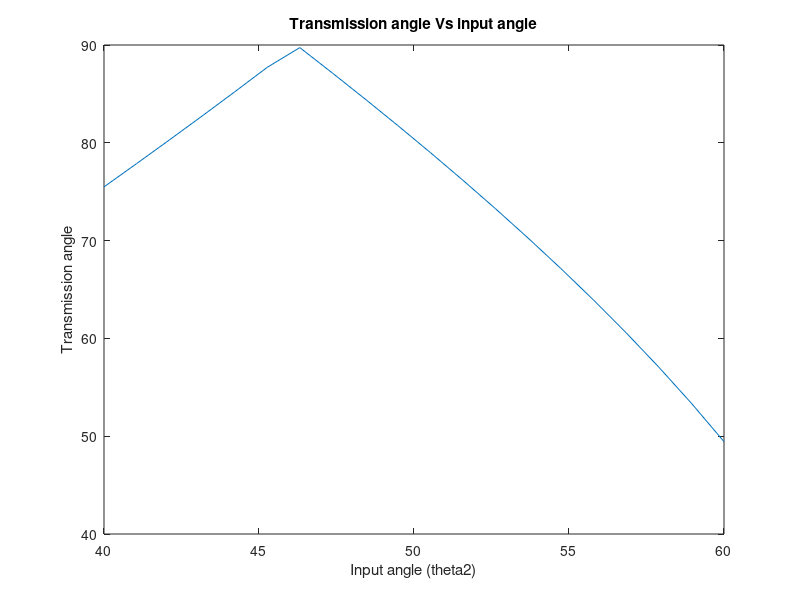

MATLAB code for this plot:
%Using Least Square Method
format long g %to prevent e from forming in the output

theta2=[40,45,50,55,60];
theta4=[70,76,83,91,100];
% Fixed Link
d=180;

%Matrix of the Least Square Method Formula
A = [sum((cosd(theta4)).^2), -sum(cosd(theta2).*cosd(theta4)), sum(cosd(theta4));
    sum(cosd(theta4).*cosd(theta2)), -sum((cosd(theta2)).^2), sum(cosd(theta2));
    sum(cosd(theta4)), -sum(cosd(theta2)),5];

B = [(sum(cosd(theta4).*cosd(theta2-theta4)));
    (sum(cosd(theta2).*cosd(theta2-theta4)));
    (sum(cosd(theta2-theta4)))];

x = A\B;

% Link length ratios
K1 = x(1)
K2 = x(2)
K3 = x(3)

% Determine the lengths of the other links
a = abs(d/K1) 
c = abs(d/K2) 
b = sqrt(abs(K3*(2*a*c)-a.^2-c.^2-d.^2))


% Compute the transmission angles for the given range of input angles
theta2_trans=linspace(40,60,20)
transmission_angles = acosd(abs((b.^2 +c.^2 - a.^2- d.^2+((2.*a.*d).*cosd(theta2_trans)))./(2.*b.*c)));

% Plot the variation of the transmission angles with the input angles
plot(theta2_trans, transmission_angles);
xlabel('Input angle (theta2)');
ylabel('Transmission angle');
title('Transmission angle Vs input angle');






